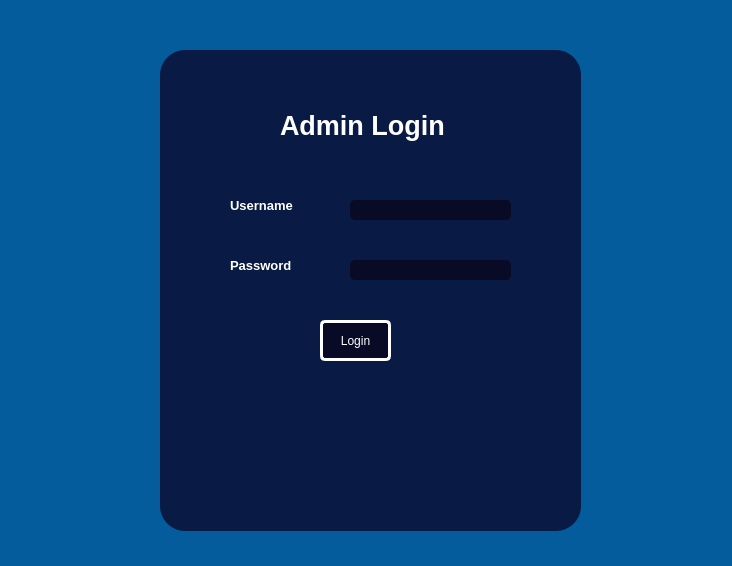
<?xml version="1.0" encoding="UTF-8"?>
<ui version="4.0">
 <class>MainWindow</class>
 <widget class="QMainWindow" name="MainWindow">
  <property name="geometry">
   <rect>
    <x>0</x>
    <y>0</y>
    <width>732</width>
    <height>566</height>
   </rect>
  </property>
  <property name="minimumSize">
   <size>
    <width>732</width>
    <height>566</height>
   </size>
  </property>
  <property name="maximumSize">
   <size>
    <width>732</width>
    <height>566</height>
   </size>
  </property>
  <property name="windowTitle">
   <string>MainWindow</string>
  </property>
  <property name="styleSheet">
   <string notr="true">*{
border: none;
background-color: transparent;
background: transparent;
padding: 0;
margin: 0;
color: #fff;
}
#centralwidget{
background-color:#055C9D
}
#widget{
background-color: rgb(9,27,68);
border-radius: 25px;
}
QLineEdit{
background-color: rgb(9,10,37);
padding: 5px 3px;
border-radius: 5px;
}
QPushButton{
background-color: rgb(9,10,37);
padding: 10px 5px;
border-radius: 5px;
border: 3px solid white;
}
QPushButton:pressed{
border:0px;

}</string>
  </property>
  <property name="tabShape">
   <enum>QTabWidget::Triangular</enum>
  </property>
  <widget class="QWidget" name="centralwidget">
   <widget class="QWidget" name="widget" native="true">
    <property name="geometry">
     <rect>
      <x>160</x>
      <y>50</y>
      <width>421</width>
      <height>481</height>
     </rect>
    </property>
    <widget class="QLabel" name="label">
     <property name="enabled">
      <bool>true</bool>
     </property>
     <property name="geometry">
      <rect>
       <x>120</x>
       <y>60</y>
       <width>181</width>
       <height>31</height>
      </rect>
     </property>
     <property name="font">
      <font>
       <pointsize>20</pointsize>
       <weight>75</weight>
       <bold>true</bold>
      </font>
     </property>
     <property name="mouseTracking">
      <bool>false</bool>
     </property>
     <property name="tabletTracking">
      <bool>false</bool>
     </property>
     <property name="toolTip">
      <string>&lt;html&gt;&lt;head/&gt;&lt;body&gt;&lt;p&gt;&lt;br/&gt;&lt;/p&gt;&lt;/body&gt;&lt;/html&gt;</string>
     </property>
     <property name="autoFillBackground">
      <bool>false</bool>
     </property>
     <property name="locale">
      <locale language="English" country="Israel"/>
     </property>
     <property name="text">
      <string>Admin Login</string>
     </property>
    </widget>
    <widget class="QLabel" name="label_2">
     <property name="enabled">
      <bool>true</bool>
     </property>
     <property name="geometry">
      <rect>
       <x>70</x>
       <y>140</y>
       <width>71</width>
       <height>31</height>
      </rect>
     </property>
     <property name="font">
      <font>
       <pointsize>10</pointsize>
       <weight>75</weight>
       <bold>true</bold>
      </font>
     </property>
     <property name="mouseTracking">
      <bool>false</bool>
     </property>
     <property name="tabletTracking">
      <bool>false</bool>
     </property>
     <property name="toolTip">
      <string>&lt;html&gt;&lt;head/&gt;&lt;body&gt;&lt;p&gt;&lt;br/&gt;&lt;/p&gt;&lt;/body&gt;&lt;/html&gt;</string>
     </property>
     <property name="autoFillBackground">
      <bool>false</bool>
     </property>
     <property name="locale">
      <locale language="English" country="Israel"/>
     </property>
     <property name="text">
      <string>Username</string>
     </property>
    </widget>
    <widget class="QLabel" name="label_3">
     <property name="enabled">
      <bool>true</bool>
     </property>
     <property name="geometry">
      <rect>
       <x>70</x>
       <y>200</y>
       <width>71</width>
       <height>31</height>
      </rect>
     </property>
     <property name="font">
      <font>
       <pointsize>10</pointsize>
       <weight>75</weight>
       <bold>true</bold>
      </font>
     </property>
     <property name="mouseTracking">
      <bool>false</bool>
     </property>
     <property name="tabletTracking">
      <bool>false</bool>
     </property>
     <property name="toolTip">
      <string>&lt;html&gt;&lt;head/&gt;&lt;body&gt;&lt;p&gt;&lt;br/&gt;&lt;/p&gt;&lt;/body&gt;&lt;/html&gt;</string>
     </property>
     <property name="autoFillBackground">
      <bool>false</bool>
     </property>
     <property name="locale">
      <locale language="English" country="Israel"/>
     </property>
     <property name="text">
      <string>Password</string>
     </property>
    </widget>
    <widget class="QLineEdit" name="user">
     <property name="geometry">
      <rect>
       <x>190</x>
       <y>150</y>
       <width>161</width>
       <height>20</height>
      </rect>
     </property>
     <property name="font">
      <font>
       <pointsize>8</pointsize>
      </font>
     </property>
     <property name="text">
      <string/>
     </property>
    </widget>
    <widget class="QLineEdit" name="password">
     <property name="geometry">
      <rect>
       <x>190</x>
       <y>210</y>
       <width>161</width>
       <height>20</height>
      </rect>
     </property>
     <property name="text">
      <string/>
     </property>
     <property name="echoMode">
      <enum>QLineEdit::Password</enum>
     </property>
     <property name="clearButtonEnabled">
      <bool>false</bool>
     </property>
    </widget>
    <widget class="QPushButton" name="pushButton">
     <property name="geometry">
      <rect>
       <x>160</x>
       <y>270</y>
       <width>71</width>
       <height>41</height>
      </rect>
     </property>
     <property name="text">
      <string>Login</string>
     </property>
    </widget>
   </widget>
  </widget>
 </widget>
 <resources/>
 <connections/>
</ui>
